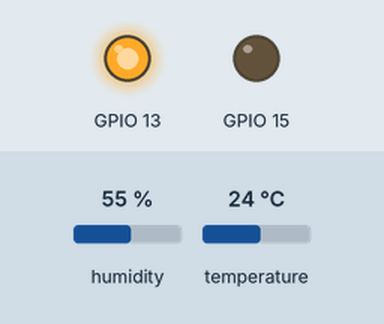
Recording of a sketch running on a simulated ESP8266 (NodeMCU). On the bench: output pins drawn as LEDs (lit = HIGH). The test bench sets the inputs (shaded band); at power-on: humidity 55 %, temperature 24 °C. WiFi joins after 1.5 s; servers stay silent unless stated; web services answer with replies made up by the test bench; what the sketch prints to the serial monitor is not drawn.

Above: at 2.1 s.
At 60.3 s:
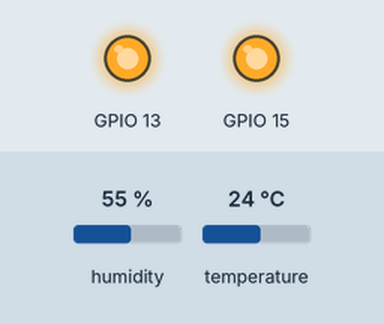
Timing chart, 0 to 66.3 s (numbered marks = the images above):
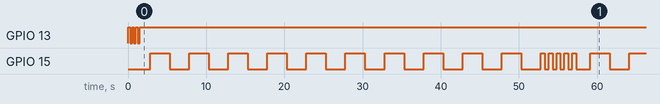

Measured:
- by itself, GPIO 15: moves between LOW and HIGH, repeating every 56.3 s
- by itself, everything shown: repeats every 56.3 s, in 30 steps

The sketch:

DHT11_NodMCU_TingSpeak_Tweet.ino
```cpp
#include <DHT.h>
#include <ESP8266WiFi.h>
//#include <ThingSpeak.h>


const char *ssid = "nome do WIFI";
const char *pass = "senha do WIFI";
const char* server = "api.thingspeak.com";
unsigned long chID = 1234;
const char * apiKey = "Sua-chave";
String thingtweetAPIKey = "thingtweetAPIKey";
unsigned long tbID = 1234;
const char * tbAPIKey = "TALKBACK KEY";

int modoNoturno = 0;

WiFiClient client;

#define DHTPIN 5
DHT dht(DHTPIN, DHT11);


void setup() {
  Serial.begin(115200);
  pinMode(13, OUTPUT);  pinMode(15, OUTPUT);  delay(10);

  dht.begin();
  wiFiConnection();
  //ThingSpeak.begin(client);
}


/*
          >>>>>>>>>>>>>> LOOP <<<<<<<<<<<<<<<
*/
void loop() {

  wiFiConnection();

  float h = dht.readHumidity();
  float t = dht.readTemperature();

  TinhSpeakPOST(t, h);


  piscaLed(15, 2500, 10);
  piscaLed(15, 500, 5);

}
/*
          >>>>>>>>>>>>>> LOOP <<<<<<<<<<<<<<<
*/
void TinhSpeakPOST(float t, float h) {

  String postMessage =  String("field1=") + String(t) +
                        String("&field2=") + String(h) +
                        String("&api_key=") + String(apiKey) +
                        String("&talkback_key=") + String(tbAPIKey);

  // Make a string for any commands in the queue
  String newCommand = String();

  // Make the POST to ThingSpeak
  int x = httpPOST(postMessage, newCommand);
  client.stop();

  if (x == 200) {
    Serial.print("Temperature: ");
    Serial.print(t);
    Serial.print(" degrees Celcius, Humidity: ");
    Serial.print(h);
    Serial.println("%. Enviado com sucesso ao Thingspeak.");
    Serial.println("Verificando Comandos...");
    // check for a command returned from TalkBack
    if (newCommand.length() != 0) {
      Serial.print("Ultimos comandos encontrados: ");
      Serial.println(newCommand);
      if (newCommand == "LIGAR_AGUA") {
        Serial.println("Ligando AGUA");
        //Acao não implementada
      }
      if (newCommand == "DESLIGAR_AGUA") {
        Serial.println("Desligando AGUA");
        //Acao não implementada
      }
      if (newCommand == "PISCAR_PINO13") {
        Serial.println("Piscando PINO13");
        piscaLed(13, 125, 10);
        digitalWrite(13, HIGH);
      }
      if (newCommand == "MODO_NOTURNO") {
        Serial.println("Alternando Modo Noturno");
        if (modoNoturno == 0) {
          modoNoturno = 1;
        } else {
          modoNoturno = 0;
        }
      }
    } else {
      Serial.println("  Nothing new.");
    }
  } else {
    Serial.println("Erro na escrita do canal. HTTP error code " + String(x));
  }
}

void wiFiConnection() {
  if (WiFi.status() != WL_CONNECTED) {
    Serial.println("Connecting to ");
    Serial.println(ssid);
    WiFi.begin(ssid, pass);
    while (WiFi.status() != WL_CONNECTED)
    {
      digitalWrite(13, HIGH);//Em sequencia do proximo comando ao Pino 13 faz piscar um led durante a conexão
      piscaLed(13, 250, 0);
      Serial.print(".");

    }
    Serial.println("");
    Serial.println("WiFi connected");
  }
  if (modoNoturno == 1) {
    digitalWrite(13, LOW); // mantem acesso o led caso a conexão seja estabelecida
  } else {
    digitalWrite(13, HIGH); // mantem acesso o led caso a conexão seja estabelecida
  }

}

void piscaLed(int pino, int tempo, int repetir) {
  if (modoNoturno == 0) {
    if (repetir == 0) {
      digitalWrite(pino, HIGH);
      delay(tempo);
      digitalWrite(pino, LOW);
      delay(tempo);
    } else {
      for (int i = 0; i < repetir; i++) {
        //Serial.println("Ciclo do Pisca:"+String(i));
        digitalWrite(pino, HIGH);
        delay(tempo);
        digitalWrite(pino, LOW);
        delay(tempo);
      }
    }
  } else {
    Serial.println("Modo Noturno ativado!!!  \n Todas as Luzes Desligadas");
    if (repetir == 0) {
      delay(tempo);
      delay(tempo);
    } else {
      for (int i = 0; i < repetir; i++) {
        delay(tempo);
        delay(tempo);
      }
    }
  }
}

void updateTwitterStatus(String tsData) {
  if (client.connect(server, 80))
  {
    // Create HTTP POST Data
    tsData = "api_key=" + thingtweetAPIKey + "&status=" + tsData;
    client.print("POST /apps/thingtweet/1/statuses/update HTTP/1.1\n");
    client.print("Host: api.thingspeak.com\n");
    client.print("Connection: close\n");
    client.print("Content-Type: application/x-www-form-urlencoded\n");
    client.print("Content-Length: ");
    client.print(tsData.length());
    client.print("\n\n");
    client.print(tsData);
  }
}
// General function to POST to ThingSpeak
int httpPOST(String postMessage, String &response) {

  bool connectSuccess = false;
  connectSuccess = client.connect("api.thingspeak.com", 80);

  if (!connectSuccess) {
    return -301;
  }

  postMessage += "&headers=false";

  String Headers =  String("POST /update HTTP/1.1\r\n") +
                    String("Host: api.thingspeak.com\r\n") +
                    String("Content-Type: application/x-www-form-urlencoded\r\n") +
                    String("Connection: close\r\n") +
                    String("Content-Length: ") + String(postMessage.length()) +
                    String("\r\n\r\n");

  client.print(Headers);
  client.print(postMessage);

  long startWaitForResponseAt = millis();
  while (client.available() == 0 && millis() - startWaitForResponseAt < 5000) {
    delay(100);
  }

  if (client.available() == 0) {
    return -304; // Didn't get server response in time
  }

  if (!client.find(const_cast<char *>("HTTP/1.1"))) {
    return -303; // Couldn't parse response (didn't find HTTP/1.1)
  }

  int status = client.parseInt();
  if (status != 200) {
    return status;
  }

  if (!client.find(const_cast<char *>("\n\r\n"))) {
    return -303;
  }


  String tempString = String(client.readString());

  if (tempString == "LIGAR_AGUA") {
    Serial.println("Imprimindo o ReadString:" + tempString);
  } else {
    Serial.println("Imprimindo o ReadString so para ver o que veio:" + tempString);
    tempString.trim();
    int o = tempString.indexOf('<');
    tempString.remove(0, (o + 1));
    o = tempString.indexOf('>');
    tempString.remove(o);
    //tempString.equals("0");
    Serial.println("Resultado do Remove:" + tempString);
    if (tempString == "PINO_15") {
      Serial.println("é um 15");
    }
    o = tempString.toInt();
    Serial.println("Resultado do toInt:" + String(o));
  }
  response = tempString;


  return status;

}
```
